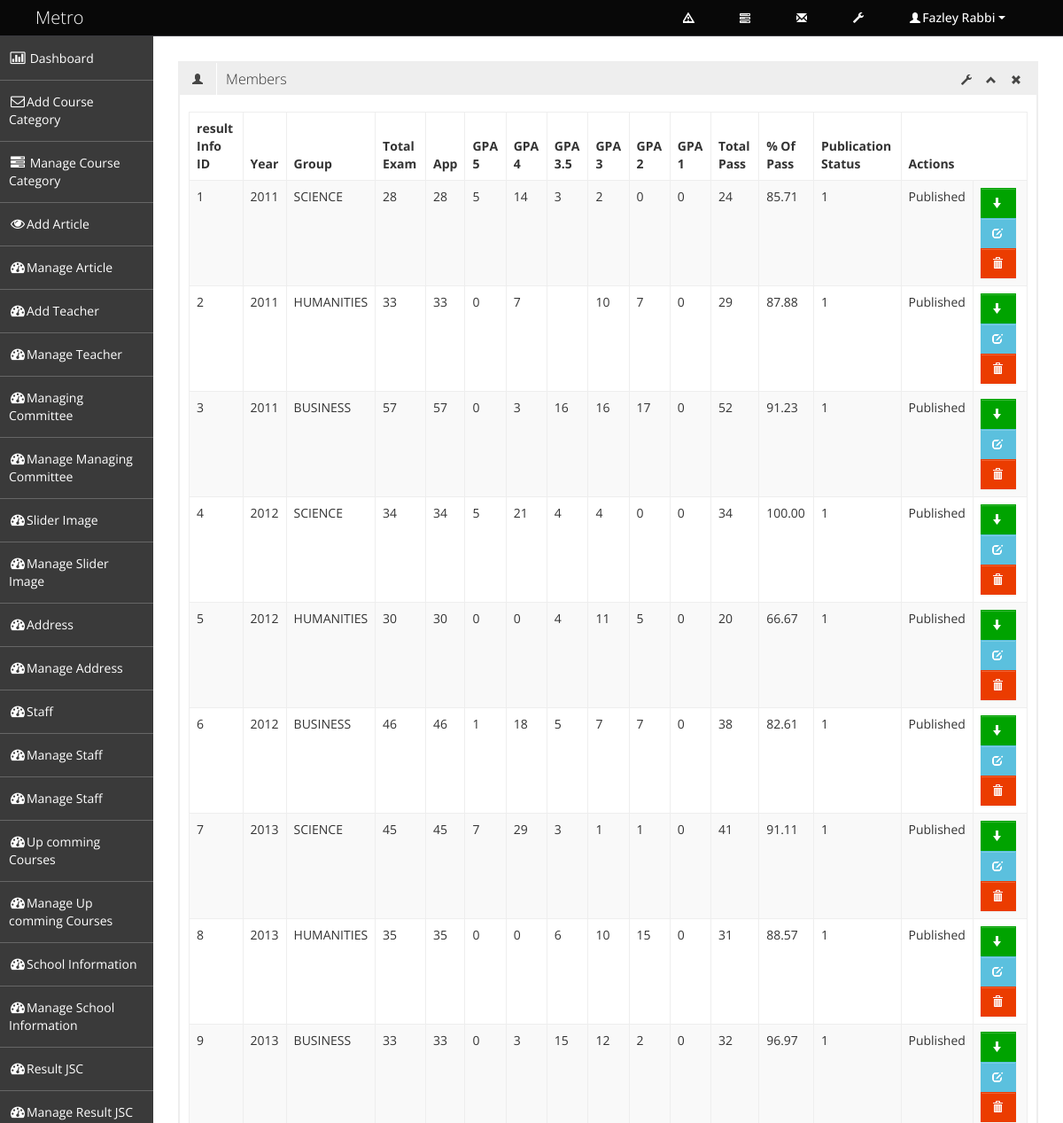
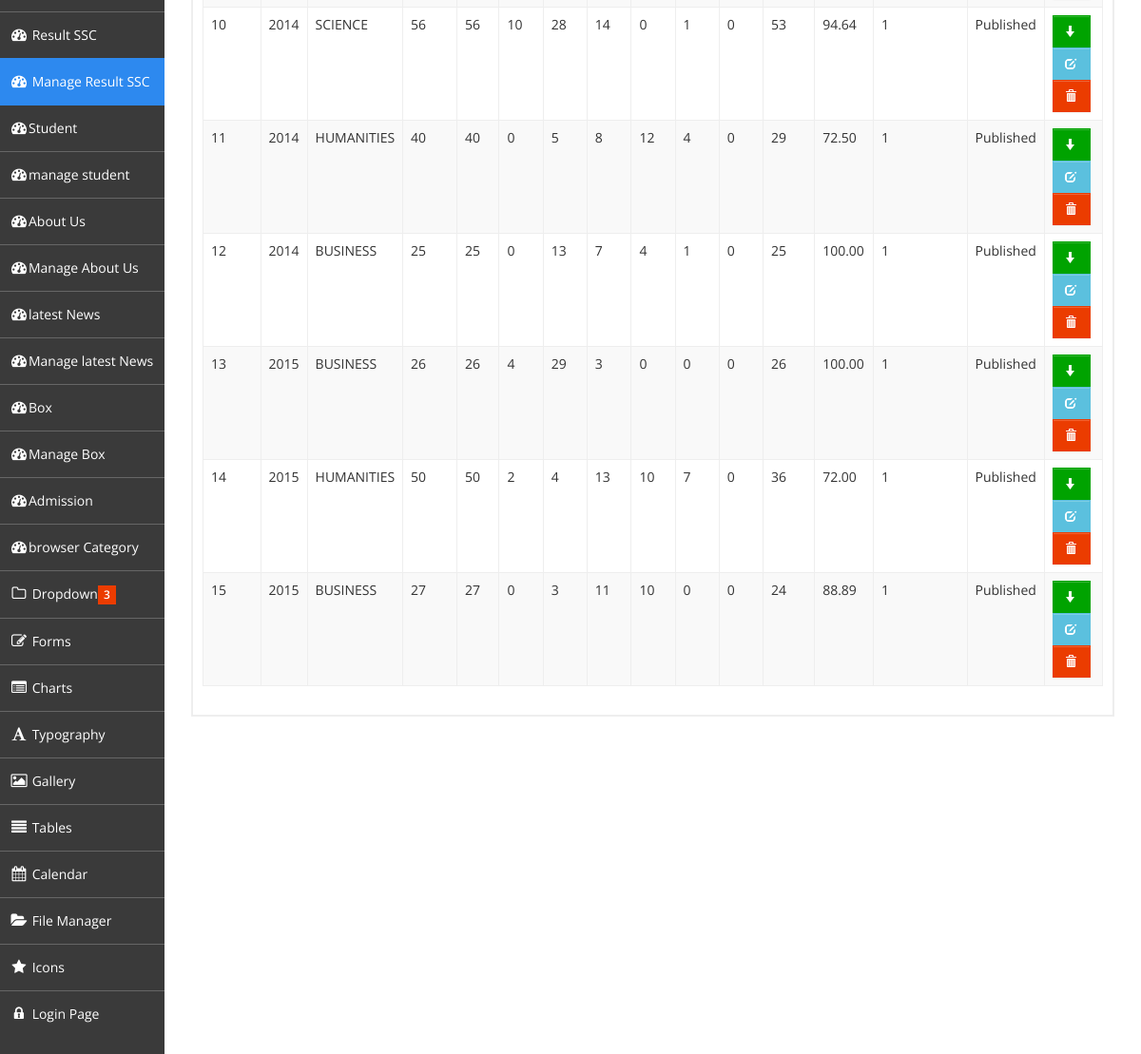
The page /admin/manage_result_ssc.php (signed in) on the database its author committed (2 pictures, top to bottom).
### tables this page shows
CREATE TABLE IF NOT EXISTS `tbl_hsc_result` (
  `ssc_result_id` int(3) NOT NULL AUTO_INCREMENT,
  `year` varchar(10) NOT NULL,
  `group1` varchar(10) NOT NULL,
  `total_exam` varchar(10) NOT NULL,
  `app` varchar(10) NOT NULL,
  `gpa_five` varchar(10) NOT NULL,
  `gpa_four` varchar(10) NOT NULL,
  `gpa_three_point_five` varchar(10) NOT NULL,
  `gpa_three` varchar(10) NOT NULL,
  `gpa_two` varchar(10) NOT NULL,
  `gpa_one` varchar(10) NOT NULL,
  `total_pass` varchar(10) NOT NULL,
  `percentice_of_pass` varchar(10) NOT NULL,
  `publication_status` tinyint(1) NOT NULL,
  PRIMARY KEY (`ssc_result_id`)
);

### admin/manage_result_ssc.php (called while the page is built, shortened)
<?php
include './admin_master.php';

### classes/super_admin.php (called while the page is built, shortened)
<?php
class Super_admin {
    protected $db_connect;
    public function __construct() {
        $host_name = 'localhost';
        $user_name = 'root';
        $password = 'wamp';
        $db_name = 'db_school_manage_system';
        $this->db_connect = mysqli_connect($host_name, $user_name, $password, $db_name);
    }
    public function select_all_result_ssc_info() {
        $sql = "SELECT * FROM 	tbl_hsc_result";
        if (mysqli_query($this->db_connect, $sql)) {
            $query_result = mysqli_query($this->db_connect, $sql);
            return $query_result;
        } else {
            die('Query Problem' . mysqli_error($this->db_connect));
        }
    }
}

### admin/pages/manage_result_ssc_content.php (the view, shortened to what this page needs)
<?php
$query_result = $obj_sup_admin->select_all_result_ssc_info();
?>
<div class="row-fluid sortable">
    <div class="box span12">
        <div class="box-header" data-original-title>
            <h2><i class="halflings-icon user"></i><span class="break"></span>Members</h2>
            <div class="box-icon">
                <a href="#" class="btn-setting"><i class="halflings-icon wrench"></i></a>
                <a href="#" class="btn-minimize"><i class="halflings-icon chevron-up"></i></a>
                <a href="#" class="btn-close"><i class="halflings-icon remove"></i></a>
            </div>
        </div>
        <div class="box-content">
            <table class="table table-striped table-bordered bootstrap-datatable datatable">
                <thead>
                    <tr>
                        <th>result Info ID</th>
                        <th>Year</th>
                        <th>Group</th>
                        <th>Total Exam</th>
                        <th>App</th>
                        <th>GPA 5</th>
                        <th>GPA 4</th>
                        <th>GPA 3.5</th>
                        <th>GPA 3</th>
                        <th>GPA 2</th>
                        <th>GPA 1</th>
                        <th>Total Pass</th>
                        <th>% Of Pass</th>
                        <th>Publication Status</th>
                        <th>Actions</th>
                    </tr>
                </thead>
                <tbody>
                    <?php while ($result_ssc_info = mysqli_fetch_assoc($query_result)) { ?>
                        <tr>
                            <td><?php echo $result_ssc_info['ssc_result_id']; ?></td>
                            <td class="center"><?php echo $result_ssc_info['year']; ?></td>
                            <td class="center"><?php echo $result_ssc_info['group1']; ?></td>
                            <td class="center"><?php echo $result_ssc_info['total_exam']; ?></td>
                            <td class="center"><?php echo $result_ssc_info['app']; ?></td>
                            <td class="center"><?php echo $result_ssc_info['gpa_five']; ?></td>
                            <td class="center"><?php echo $result_ssc_info['gpa_four']; ?></td>
                            <td class="center"><?php echo $result_ssc_info['gpa_three_point_five']; ?></td>
                            <td class="center"><?php echo $result_ssc_info['gpa_three']; ?></td>
                            <td class="center"><?php echo $result_ssc_info['gpa_two']; ?></td>
                            <td class="center"><?php echo $result_ssc_info['gpa_one']; ?></td>
                            <td class="center"><?php echo $result_ssc_info['total_pass']; ?></td>
                            <td class="center"><?php echo $result_ssc_info['percentice_of_pass']; ?></td>
                            <td class="center"><?php echo $result_ssc_info['publication_status']; ?></td>
                            <td class="center">
                                <?php
                                if ($result_ssc_info['publication_status'] == 1) {
                                    echo 'Published';
                                } else {
                                    echo 'Unpublished';
                                }
                                ?>
                            </td>
                            <td class="center">
                                <?php if ($result_ssc_info['publication_status'] == 1) { ?>
                                    <a class="btn btn-success" href="?status=unpublished&&id=<?php echo $result_ssc_info['ssc_result_id']; ?>" title="Unpublished">
                                        <i class="halflings-icon white arrow-down"></i>
                                    </a>
                                <?php } else { ?>
                                    <a class="btn btn-danger" href="?status=published&&id=<?php echo $result_ssc_info['ssc_result_id']; ?>" title="Published">
                                        <i class="halflings-icon white arrow-up"></i>
                                    </a>
                                <?php } ?>
                                <a class="btn btn-info" href="edit_result_ssc_info.php?id=<?php echo $result_ssc_info['ssc_result_id']; ?>" title="Edit">
                                    <i class="halflings-icon white edit"></i>
                                </a>
                                <a class="btn btn-danger" href="?status=delete&&id=<?php echo $result_ssc_info['ssc_result_id']; ?>" title="Delete" onclick="return check_delete_info();">
                                    <i class="halflings-icon white trash"></i>
                                </a>
                            </td>
                        </tr>
                    <?php } ?>
                </tbody>
            </table>
        </div>
    </div>
</div>

### assets/admin_assets/css/style.css (style rules this page uses)
body { background: #F5F5F5; color: #333; border: none; font-family: 'Open Sans', sans-serif; font-weight: 400; }
h2 { font-size: 16px; line-height: 16px; }
.box { border: 2px solid #eee; background: #fff !important; margin-bottom: 28px; }
.box-header { height: 16px; font-size: 16px; line-height: 16px; padding: 10px; background: #eee; -webkit-box-shadow: none; -moz-box-shadow: none; box-shadow: none; overflow: hidden; }
.box-header h2 { float:left; margin-top: 0px; font-weight: 300; }
.box-header h2 i { margin: 0px 3px 0px 4px; opacity: .8; filter: alpha(opacity=80); -ms-filter:"progid:DXImageTransform.Microsoft.Alpha(Opacity=80)"; }
.box-header .box-icon { float:right; margin-top: 1px; }
.box-header .box-icon i { -webkit-transition: all 0.1s ease-in-out; -moz-transition: all 0.1s ease-in-out; -o-transition: all 0.1s ease-in-out; -ms-transition: all 0.1s ease-in-out; transition: all 0.1s ease-in-out; opacity: .8; filter: alpha(opacity=80); -ms-filter:"progid:DXImageTransform.Microsoft.Alpha(Opacity=80)"; }
.box-header .box-icon a { margin: 0px 5px; }
.box-content { position: relative; z-index: 50; margin-top: -1px; padding: 10px; background: #fff !important; }
.btn { display: inline-block; padding: 6px 12px; margin-bottom: 0; font-size: 14px; font-weight: 500; line-height: 20px; text-align: center; white-space: nowrap; vertical-align: middle; cursor: pointer; border: 1px solid #a7a9aa; -webkit-border-radius: 0px !important; border-radius: 0px !important; }
.btn i { margin-top: 2px; }
.btn { color: #ffffff; background-color: #a7a9aa; border-color: #a7a9aa; background-image: none; filter: none; text-shadow: none; }
.btn-danger { background-color: #EB3C00; border-color: #EB3C00; }
.btn-success { background-color: #00A300; border-color: #00A300; }
.btn-info { background-color: #5bc0de; border-color: #5bc0de; }
.table th, .table td { border-top: 1px solid #eee; }
.table-bordered { border-color: #eee; -webkit-border-radius: 0px !important; -moz-border-radius: 0px !important; border-radius: 0px !important; }
.table-bordered th, .table-bordered td { border-left: 1px solid #eee; }
.table-bordered thead:first-child tr:first-child > th:first-child, .table-bordered tbody:first-child tr:first-child > td:first-child, .table-bordered tbody:first-child tr:first-child > th:first-child { -webkit-border-radius: 0px !important; -moz-border-radius: 0px !important; border-radius: 0px !important; }
.table-bordered thead:first-child tr:first-child > th:last-child, .table-bordered tbody:first-child tr:first-child > td:last-child, .table-bordered tbody:first-child tr:first-child > th:last-child { -webkit-border-radius: 0px !important; -moz-border-radius: 0px !important; border-radius: 0px !important; }
.table-bordered thead:last-child tr:last-child > th:first-child, .table-bordered tbody:last-child tr:last-child > td:first-child, .table-bordered tbody:last-child tr:last-child > th:first-child, .table-bordered tfoot:last-child tr:last-child > td:first-child, .table-bordered tfoot:last-child tr:last-child > th:first-child { -webkit-border-radius: 0px !important; -moz-border-radius: 0px !important; border-radius: 0px !important; }
.table-bordered thead:last-child tr:last-child > th:last-child, .table-bordered tbody:last-child tr:last-child > td:last-child, .table-bordered tbody:last-child tr:last-child > th:last-child, .table-bordered tfoot:last-child tr:last-child > td:last-child, .table-bordered tfoot:last-child tr:last-child > th:last-child { -webkit-border-radius: 0px !important; -moz-border-radius: 0px !important; border-radius: 0px !important; }

### assets/admin_assets/css/halflings.css (style rules this page uses)
html, html .halflings { -webkit-font-smoothing: antialiased !important; }
.halflings-icon { display: inline-block; width: 14px; height: 14px; line-height: 14px; vertical-align: text-top; background-image: url(../img/glyphicons_halflings.svg); background-position: 0 0; background-repeat: no-repeat; vertical-align: top; *display: inline; *zoom: 1; *margin-right: .3em; }
.halflings-icon.white { background-image: url(../img/glyphicons_halflings-white.svg); }
.halflings-icon.user { background-position: -168px 0; }
.halflings-icon.remove { background-position: -312px 0; }
.halflings-icon.trash { background-position: -456px 0; }
.halflings-icon.edit { background-position: -96px -72px; }
.halflings-icon.arrow-down { background-position: -312px -96px; }
.halflings-icon.chevron-up { background-position: -288px -120px; }
.halflings-icon.wrench { background-position: -360px -144px; }

### rows shown on the page
tbl_hsc_result: ssc_result_id "1", year "2011", group1 "SCIENCE", total_exam "28", app "28", gpa_five "5", gpa_four "14", gpa_three_point_five "3", gpa_three "2", gpa_two "0", gpa_one "0", total_pass "24", percentice_of_pass "85.71", publication_status "1", shows "Published"
tbl_hsc_result: ssc_result_id "2", year "2011", group1 "HUMANITIES", total_exam "33", app "33", gpa_five "0", gpa_four "7", gpa_three "10", gpa_two "7", gpa_one "0", total_pass "29", percentice_of_pass "87.88", publication_status "1", shows "Published"
tbl_hsc_result: ssc_result_id "3", year "2011", group1 "BUSINESS", total_exam "57", app "57", gpa_five "0", gpa_four "3", gpa_three_point_five "16", gpa_three "16", gpa_two "17", gpa_one "0", total_pass "52", percentice_of_pass "91.23", publication_status "1", shows "Published"
tbl_hsc_result: ssc_result_id "4", year "2012", group1 "SCIENCE", total_exam "34", app "34", gpa_five "5", gpa_four "21", gpa_three_point_five "4", gpa_three "4", gpa_two "0", gpa_one "0", total_pass "34", percentice_of_pass "100.00", publication_status "1", shows "Published"
tbl_hsc_result: ssc_result_id "5", year "2012", group1 "HUMANITIES", total_exam "30", app "30", gpa_five "0", gpa_four "0", gpa_three_point_five "4", gpa_three "11", gpa_two "5", gpa_one "0", total_pass "20", percentice_of_pass "66.67", publication_status "1", shows "Published"
tbl_hsc_result: ssc_result_id "6", year "2012", group1 "BUSINESS", total_exam "46", app "46", gpa_five "1", gpa_four "18", gpa_three_point_five "5", gpa_three "7", gpa_two "7", gpa_one "0", total_pass "38", percentice_of_pass "82.61", publication_status "1", shows "Published"
tbl_hsc_result: ssc_result_id "7", year "2013", group1 "SCIENCE", total_exam "45", app "45", gpa_five "7", gpa_four "29", gpa_three_point_five "3", gpa_three "1", gpa_two "1", gpa_one "0", total_pass "41", percentice_of_pass "91.11", publication_status "1", shows "Published"
tbl_hsc_result: ssc_result_id "8", year "2013", group1 "HUMANITIES", total_exam "35", app "35", gpa_five "0", gpa_four "0", gpa_three_point_five "6", gpa_three "10", gpa_two "15", gpa_one "0", total_pass "31", percentice_of_pass "88.57", publication_status "1", shows "Published"
tbl_hsc_result: ssc_result_id "9", year "2013", group1 "BUSINESS", total_exam "33", app "33", gpa_five "0", gpa_four "3", gpa_three_point_five "15", gpa_three "12", gpa_two "2", gpa_one "0", total_pass "32", percentice_of_pass "96.97", publication_status "1", shows "Published"
tbl_hsc_result: ssc_result_id "10", year "2014", group1 "SCIENCE", total_exam "56", app "56", gpa_five "10", gpa_four "28", gpa_three_point_five "14", gpa_three "0", gpa_two "1", gpa_one "0", total_pass "53", percentice_of_pass "94.64", publication_status "1", shows "Published"
tbl_hsc_result: ssc_result_id "11", year "2014", group1 "HUMANITIES", total_exam "40", app "40", gpa_five "0", gpa_four "5", gpa_three_point_five "8", gpa_three "12", gpa_two "4", gpa_one "0", total_pass "29", percentice_of_pass "72.50", publication_status "1", shows "Published"
tbl_hsc_result: ssc_result_id "12", year "2014", group1 "BUSINESS", total_exam "25", app "25", gpa_five "0", gpa_four "13", gpa_three_point_five "7", gpa_three "4", gpa_two "1", gpa_one "0", total_pass "25", percentice_of_pass "100.00", publication_status "1", shows "Published"
tbl_hsc_result: ssc_result_id "13", year "2015", group1 "BUSINESS", total_exam "26", app "26", gpa_five "4", gpa_four "29", gpa_three_point_five "3", gpa_three "0", gpa_two "0", gpa_one "0", total_pass "26", percentice_of_pass "100.00", publication_status "1", shows "Published"
tbl_hsc_result: ssc_result_id "14", year "2015", group1 "HUMANITIES", total_exam "50", app "50", gpa_five "2", gpa_four "4", gpa_three_point_five "13", gpa_three "10", gpa_two "7", gpa_one "0", total_pass "36", percentice_of_pass "72.00", publication_status "1", shows "Published"
tbl_hsc_result: ssc_result_id "15", year "2015", group1 "BUSINESS", total_exam "27", app "27", gpa_five "0", gpa_four "3", gpa_three_point_five "11", gpa_three "10", gpa_two "0", gpa_one "0", total_pass "24", percentice_of_pass "88.89", publication_status "1", shows "Published"

### other values the page prints
$_SESSION['admin_name'] "Fazley Rabbi"
